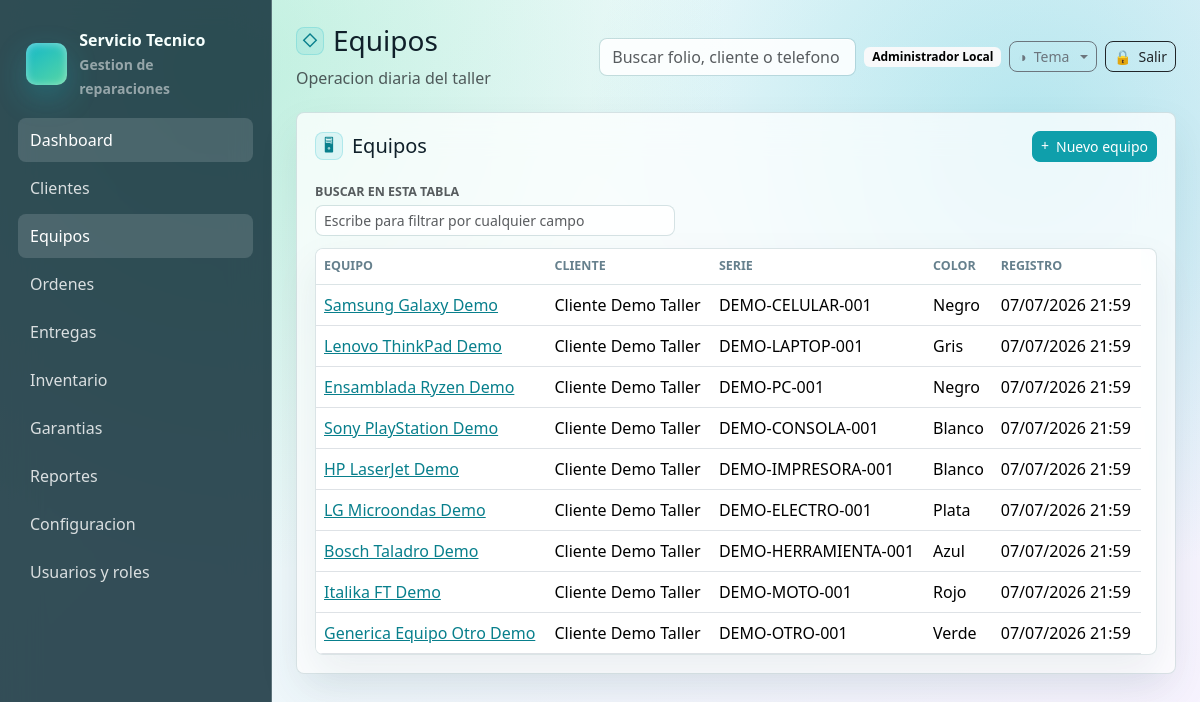
The app's page /equipos (signed in) with its own data.
### tables this page shows
CREATE TABLE users (
    id INT UNSIGNED AUTO_INCREMENT PRIMARY KEY,
    name VARCHAR(160) NOT NULL,
    email VARCHAR(190) NOT NULL UNIQUE,
    password VARCHAR(255) NOT NULL,
    phone VARCHAR(40) NULL,
    status ENUM('activo','inactivo','bloqueado') NOT NULL DEFAULT 'activo',
    last_login_at DATETIME NULL,
    created_at DATETIME NOT NULL DEFAULT CURRENT_TIMESTAMP,
    updated_at DATETIME NULL ON UPDATE CURRENT_TIMESTAMP,
    deleted_at DATETIME NULL
);

CREATE TABLE equipos (
    id INT UNSIGNED AUTO_INCREMENT PRIMARY KEY,
    cliente_id INT UNSIGNED NOT NULL,
    tipo ENUM('celular','laptop','pc','consola','impresora','electrodomestico','herramienta','moto','otro') NOT NULL DEFAULT 'otro',
    marca VARCHAR(120) NULL,
    modelo VARCHAR(120) NULL,
    numero_serie VARCHAR(120) NULL,
    imei VARCHAR(80) NULL,
    color VARCHAR(80) NULL,
    password_equipo VARCHAR(120) NULL,
    accesorios_recibidos TEXT NULL,
    estado_fisico TEXT NULL,
    observaciones TEXT NULL,
    created_at DATETIME NOT NULL DEFAULT CURRENT_TIMESTAMP,
    updated_at DATETIME NULL ON UPDATE CURRENT_TIMESTAMP,
    deleted_at DATETIME NULL,
    CONSTRAINT fk_equipos_cliente FOREIGN KEY (cliente_id) REFERENCES clientes(id),
    INDEX idx_equipos_cliente (cliente_id),
    INDEX idx_equipos_serie (numero_serie),
    INDEX idx_equipos_imei (imei)
);

CREATE TABLE clientes (
    id INT UNSIGNED AUTO_INCREMENT PRIMARY KEY,
    nombre_completo VARCHAR(190) NOT NULL,
    telefono VARCHAR(40) NOT NULL,
    whatsapp VARCHAR(40) NULL,
    email VARCHAR(190) NULL,
    domicilio VARCHAR(255) NULL,
    ciudad VARCHAR(120) NULL,
    estado VARCHAR(120) NULL,
    codigo_postal VARCHAR(20) NULL,
    rfc VARCHAR(20) NULL,
    notas_internas TEXT NULL,
    estatus ENUM('activo','inactivo') NOT NULL DEFAULT 'activo',
    created_at DATETIME NOT NULL DEFAULT CURRENT_TIMESTAMP,
    updated_at DATETIME NULL ON UPDATE CURRENT_TIMESTAMP,
    deleted_at DATETIME NULL,
    INDEX idx_clientes_nombre (nombre_completo),
    INDEX idx_clientes_telefono (telefono),
    INDEX idx_clientes_email (email)
);

### resources/views/equipos/index.php (the view)
<div class="glass-card">
    <div class="d-flex justify-content-between align-items-center mb-3">
        <h2 class="h5 mb-0" data-icon="&#128421;">Equipos</h2>
        <a class="btn btn-primary btn-sm" data-icon="&#43;" href="<?= e(url('/equipos/create')) ?>">Nuevo equipo</a>
    </div>
    <div class="table-wrap">
        <table class="table align-middle">
            <thead><tr><th>Equipo</th><th>Cliente</th><th>Serie</th><th>Color</th><th>Registro</th></tr></thead>
            <tbody>
            <?php foreach ($equipos as $equipo): ?>
                <tr>
                    <td><a href="<?= e(url('/equipos/' . $equipo['id'])) ?>"><?= e(trim($equipo['marca'] . ' ' . $equipo['modelo']) ?: $equipo['tipo']) ?></a></td>
                    <td><?= e($equipo['cliente_nombre']) ?></td>
                    <td><?= e($equipo['numero_serie'] ?: $equipo['imei']) ?></td>
                    <td><?= e($equipo['color']) ?></td>
                    <td><?= e(fechaHumana($equipo['created_at'])) ?></td>
                </tr>
            <?php endforeach; ?>
            </tbody>
        </table>
    </div>
</div>

### app/Core/Router.php (shortened to what the rows shown need)
<?php
final class Router
{
    private array $routes = [];
    private function add(string $method, string $path, callable|array $handler): void
    {
        $pattern = preg_replace('#\{([a-zA-Z_][a-zA-Z0-9_]*)\}#', '(?P<$1>[^/]+)', $path);
        $this->routes[] = [
            'method' => $method,
            'path' => $path,
            'pattern' => '#^' . $pattern . '$#',
            'handler' => $handler,
        ];
    }
    public function dispatch(Request $request): void
    {
        foreach ($this->routes as $route) {
            if ($route['method'] !== $request->method()) {
                continue;
            }
            if (preg_match($route['pattern'], $request->path(), $matches)) {
                $params = array_filter($matches, 'is_string', ARRAY_FILTER_USE_KEY);
                $handler = $route['handler'];
                if (is_array($handler)) {
                    [$class, $method] = $handler;
                    $controller = new $class();
                    $controller->{$method}($request, ...array_values($params));
                    return;
                }
                return;
            }
        }
    }
}

### resources/views/layouts/app.php (shortened to what the rows shown need)
<?php
$user = Auth::user();
?>
<!doctype html>
<html lang="es">
<head>
    <link href="https://cdn.jsdelivr.net/npm/bootstrap@5.3.3/dist/css/bootstrap.min.css" rel="stylesheet">
    <link href="<?= e(asset('css/app.css') . '?v=20260707-btns') ?>" rel="stylesheet">
    <link href="<?= e(asset('css/themes/crystal.css')) ?>" rel="stylesheet">
    <link href="<?= e(asset('css/themes/dark.css') . '?v=20260614-selects') ?>" rel="stylesheet">
    <link href="<?= e(asset('css/themes/live.css')) ?>" rel="stylesheet">
    <link href="<?= e(asset('css/themes/blueprint.css') . '?v=20260707-btns') ?>" rel="stylesheet">
</head>
<body>
<div class="app-shell">
    <aside class="sidebar" id="app-sidebar">
        <div class="brand">
            <div class="brand-mark"></div>
            <div>
                <div>Servicio Tecnico</div>
                <small class="text-white-50">Gestion de reparaciones</small>
            </div>
        </div>
        <nav class="nav flex-column">
            <a class="nav-link <?= e(is_active('/')) ?>" href="<?= e(url('/')) ?>">Dashboard</a>
            <a class="nav-link <?= e(is_active('/clientes')) ?>" href="<?= e(url('/clientes')) ?>">Clientes</a>
            <a class="nav-link <?= e(is_active('/equipos')) ?>" href="<?= e(url('/equipos')) ?>">Equipos</a>
            <a class="nav-link <?= e(is_active('/ordenes')) ?>" href="<?= e(url('/ordenes')) ?>">Ordenes</a>
            <a class="nav-link <?= e(is_active('/entregas')) ?>" href="<?= e(url('/entregas')) ?>">Entregas</a>
            <a class="nav-link <?= e(is_active('/inventario')) ?>" href="<?= e(url('/inventario')) ?>">Inventario</a>
            <a class="nav-link <?= e(is_active('/garantias')) ?>" href="<?= e(url('/garantias')) ?>">Garantias</a>
            <a class="nav-link <?= e(is_active('/reportes')) ?>" href="<?= e(url('/reportes')) ?>">Reportes</a>
            <a class="nav-link <?= e(is_active('/configuracion')) ?>" href="<?= e(url('/configuracion')) ?>">Configuracion</a>
            <a class="nav-link <?= e(is_active('/usuarios')) ?>" href="<?= e(url('/usuarios')) ?>">Usuarios y roles</a>
        </nav>
    </aside>
    <main class="main">
        <header class="topbar">
            <div class="topbar-title">
                <h1 class="h3 mb-1" data-icon="&#9671;"><?= e($title ?? '') ?></h1>
                <div class="text-muted">Operacion diaria del taller</div>
            </div>
            <div class="d-flex align-items-center gap-2">
                <form class="d-none d-md-block" action="<?= e(url('/ordenes')) ?>">
                    <input class="form-control" name="q" placeholder="Buscar folio, cliente o telefono">
                </form>
                <span class="badge text-bg-light"><?= e($user['name'] ?? 'Usuario') ?></span>
                <div class="dropdown theme-switcher">
                    <button class="btn btn-outline-secondary btn-sm dropdown-toggle" type="button" data-bs-toggle="dropdown" aria-expanded="false" data-icon="&#9681;">Tema</button>
                </div>
                <form method="post" action="<?= e(url('/logout')) ?>">
                    <button class="btn btn-outline-dark btn-sm" data-icon="&#128274;">Salir</button>
                </form>
            </div>
        </header>
        <?= $content ?>
    </main>
</div>
</body>
</html>

### records on screen
users: name "Administrador Local"
equipos: marca+modelo "Samsung Galaxy Demo", cliente.nombre_completo "Cliente Demo Taller", numero_serie "DEMO-CELULAR-001", color "Negro", created_at "07/07/2026 21:59"
equipos: marca+modelo "Lenovo ThinkPad Demo", cliente.nombre_completo "Cliente Demo Taller", numero_serie "DEMO-LAPTOP-001", color "Gris", created_at "07/07/2026 21:59"
equipos: marca+modelo "Ensamblada Ryzen Demo", cliente.nombre_completo "Cliente Demo Taller", numero_serie "DEMO-PC-001", color "Negro", created_at "07/07/2026 21:59"
equipos: marca+modelo "Sony PlayStation Demo", cliente.nombre_completo "Cliente Demo Taller", numero_serie "DEMO-CONSOLA-001", color "Blanco", created_at "07/07/2026 21:59"
equipos: marca+modelo "HP LaserJet Demo", cliente.nombre_completo "Cliente Demo Taller", numero_serie "DEMO-IMPRESORA-001", color "Blanco", created_at "07/07/2026 21:59"
equipos: marca+modelo "LG Microondas Demo", cliente.nombre_completo "Cliente Demo Taller", numero_serie "DEMO-ELECTRO-001", color "Plata", created_at "07/07/2026 21:59"
equipos: marca+modelo "Bosch Taladro Demo", cliente.nombre_completo "Cliente Demo Taller", numero_serie "DEMO-HERRAMIENTA-001", color "Azul", created_at "07/07/2026 21:59"
equipos: marca+modelo "Italika FT Demo", cliente.nombre_completo "Cliente Demo Taller", numero_serie "DEMO-MOTO-001", color "Rojo", created_at "07/07/2026 21:59"
equipos: marca+modelo "Generica Equipo Otro Demo", cliente.nombre_completo "Cliente Demo Taller", numero_serie "DEMO-OTRO-001", color "Verde", created_at "07/07/2026 21:59"
